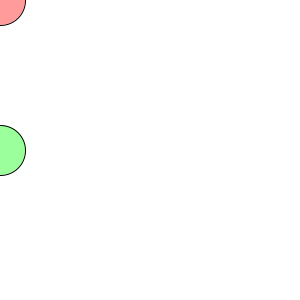
Frame 1 (no input)
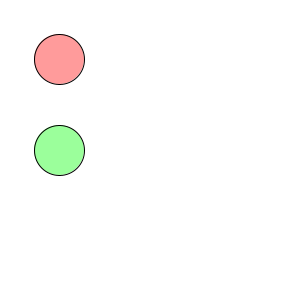
Frame 60 (the mouse pressed at the canvas centre just before this capture)
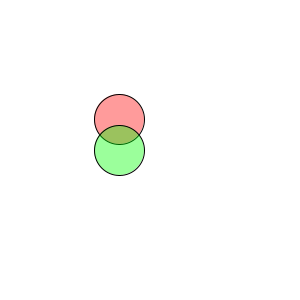
Frame 120 (the mouse held since frame 60 and released just before this capture)

The Processing sketch that drew these frames (run headless with seeded random() and noise(); from frame 60 on, the mouse is pressed at the canvas centre):

// Processing sketch: AlphaBalls
// ── AlphaBalls.pde
float x1, y1;
float x2, y2;

void setup() {
  size(300, 300);
  x1 = y1 = 0;
  x2 = 0; y2 = height/2;
}

void draw() {
  background(255);
  
  fill(255, 0, 0, 100);
  ellipse(x1, y1, 50, 50);
  x1++; if (width < x1) x1 = 0;
  y1++; if (height < y1) y1 = 0;
  
  fill(0, 255, 0, 100);
  ellipse(x2, y2, 50, 50);
  x2++; if (width < x2) x2 = 0;
  //y2++;
}
